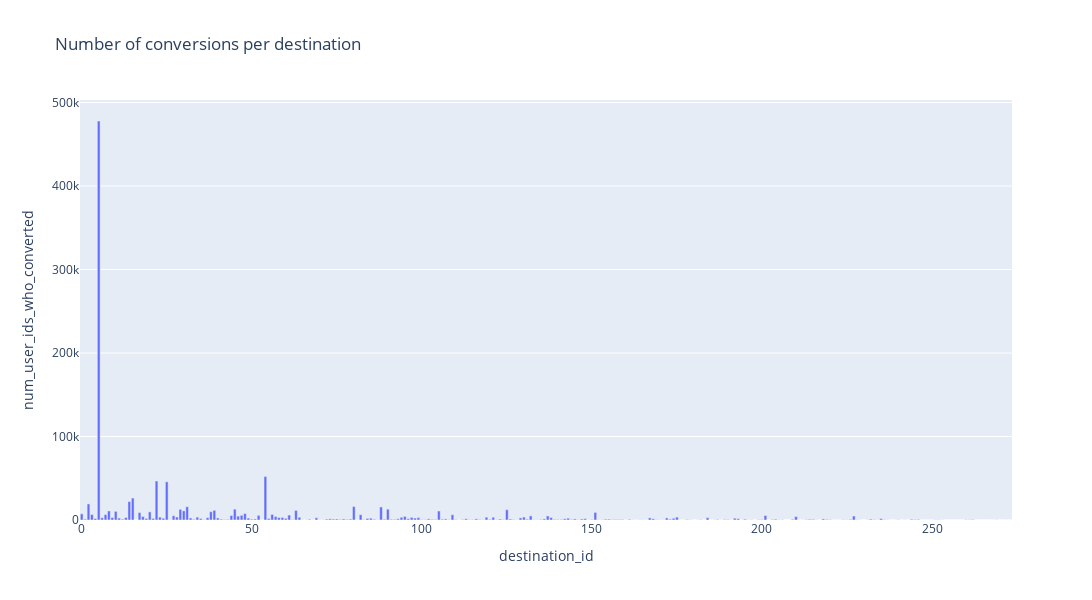
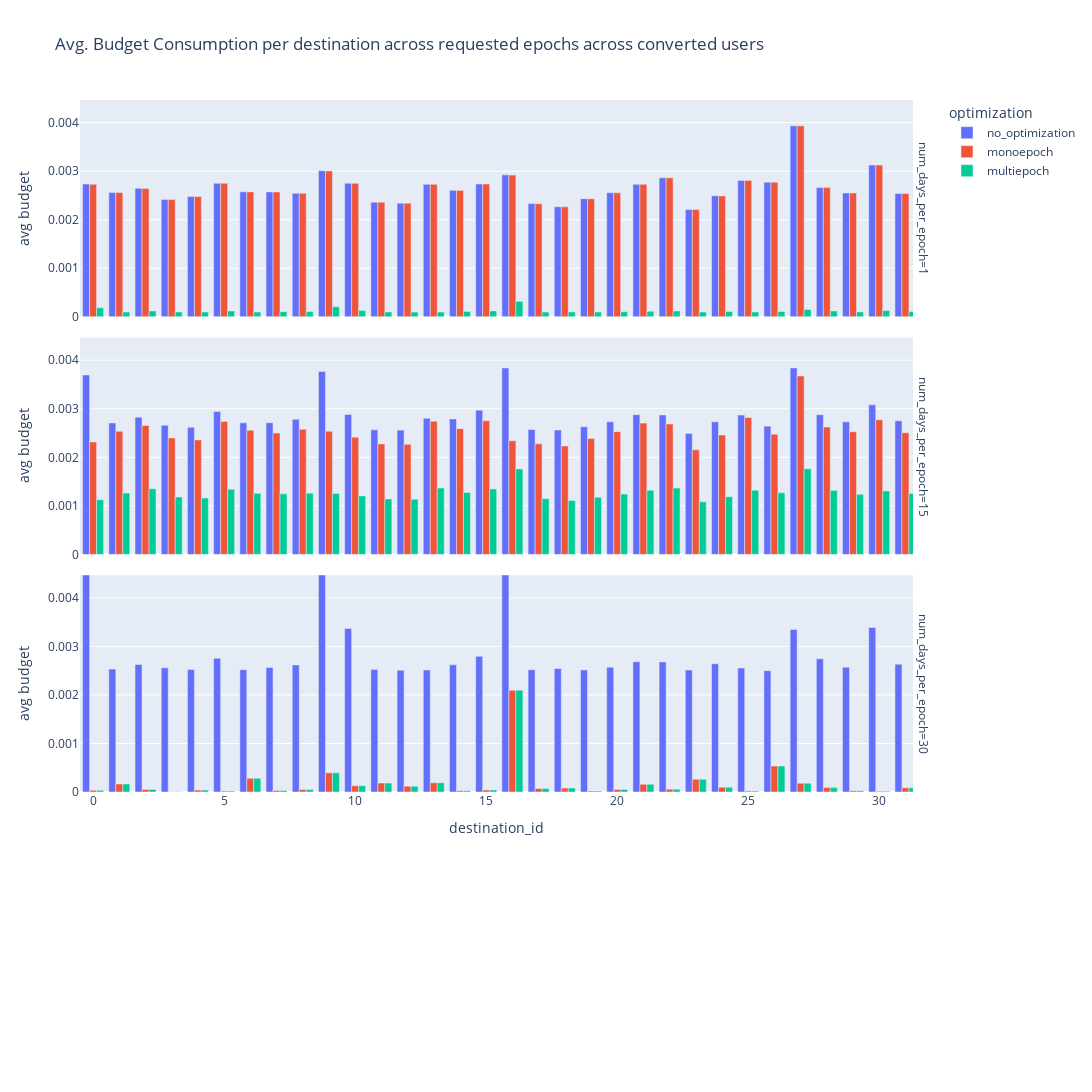
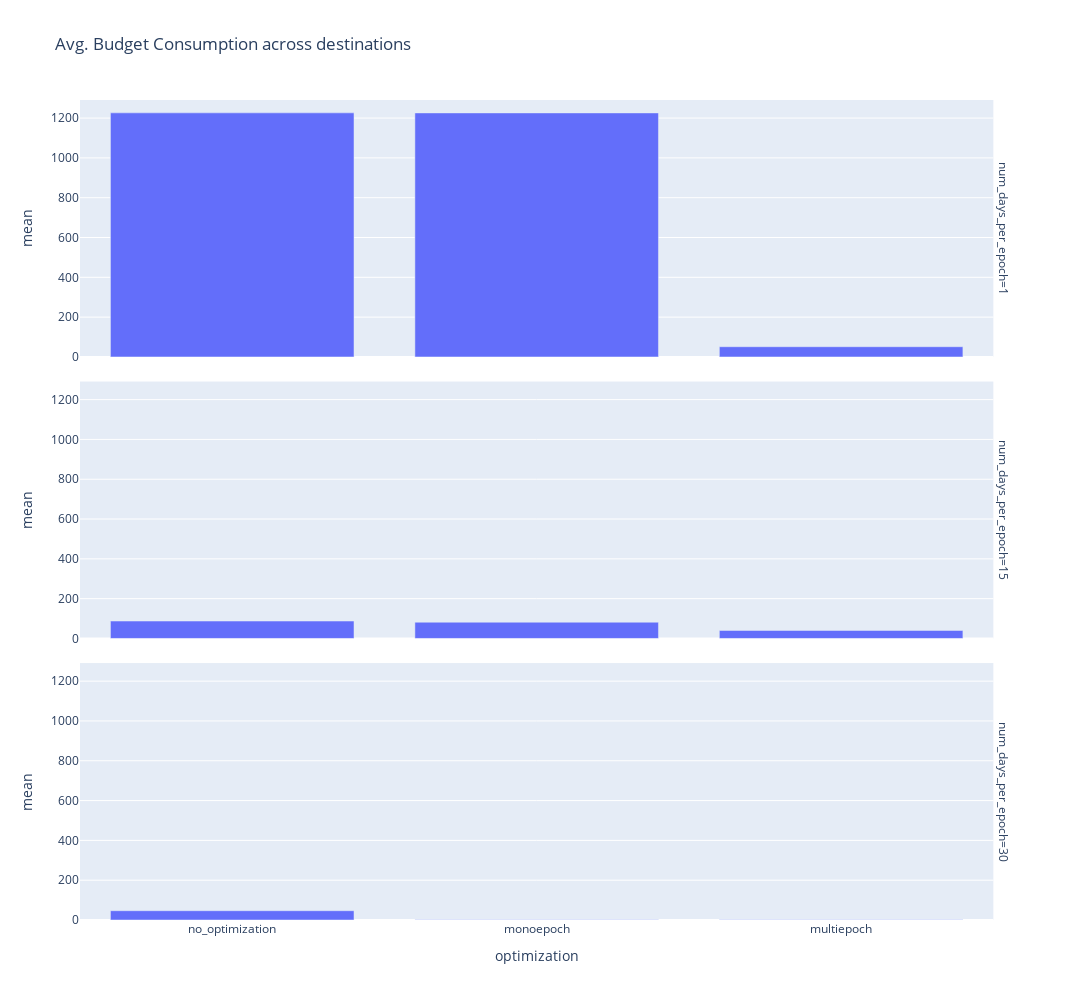
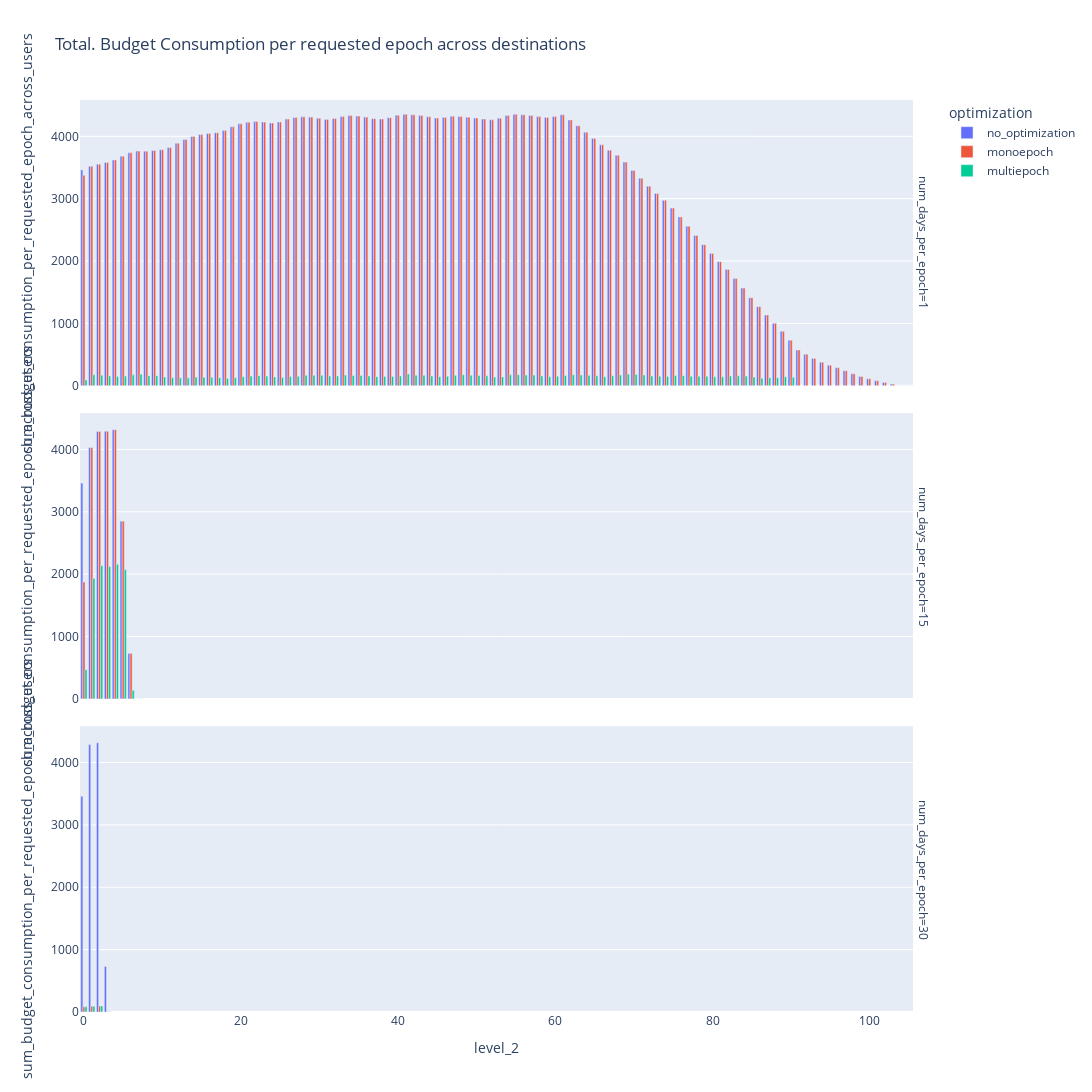

The code cell stored with these charts, in order, in its notebook:
### Code cell
plot_budget_consumption(destinations_df)

### Figure 1 — Plotly figure (JSON) as saved in the notebook; plotly's stock layout.template omitted (floating-point values rounded to 4 significant figures; data arrays with more than 128 entries replaced by an {"elided": "..."} marker saying what was removed)
{"data": [{"alignmentgroup": "True", "hovertemplate": "destination_id=%{x}<br>num_user_ids_who_converted=%{y}<extra></extra>", "legendgroup": "", "marker": {"color": "#636efa", "pattern": {"shape": ""}}, "name": "", "offsetgroup": "", "orientation": "v", "showlegend": false, "textposition": "auto", "type": "bar", "x": {"elided": "274 int values"}, "xaxis": "x", "y": {"elided": "274 int values"}, "yaxis": "y"}], "layout": {"barmode": "relative", "height": 600, "legend": {"tracegroupgap": 0}, "title": {"text": "Number of conversions per destination"}, "width": 1100, "xaxis": {"anchor": "y", "autorange": true, "domain": [0, 1], "range": [-0.5, 273.5], "title": {"text": "destination_id"}, "type": "linear"}, "yaxis": {"anchor": "x", "autorange": true, "domain": [0, 1], "range": [0, 503040], "title": {"text": "num_user_ids_who_converted"}, "type": "linear"}}}

### Figure 2 — Plotly figure (JSON) as saved in the notebook; plotly's stock layout.template omitted (floating-point values rounded to 4 significant figures; data arrays with more than 128 entries replaced by an {"elided": "..."} marker saying what was removed)
{"data": [{"alignmentgroup": "True", "hovertemplate": "optimization=no_optimization<br>num_days_per_epoch=1<br>destination_id=%{x}<br>avg_budget_consumption_across_requested_epochs_across_converted_users=%{y}<extra></extra>", "legendgroup": "no_optimization", "marker": {"color": "#636efa", "pattern": {"shape": ""}}, "name": "no_optimization", "offsetgroup": "no_optimization", "orientation": "v", "showlegend": true, "textposition": "auto", "type": "bar", "x": {"elided": "274 int values"}, "xaxis": "x3", "y": {"elided": "274 float values"}, "yaxis": "y3"}, {"alignmentgroup": "True", "hovertemplate": "optimization=no_optimization<br>num_days_per_epoch=15<br>destination_id=%{x}<br>avg_budget_consumption_across_requested_epochs_across_converted_users=%{y}<extra></extra>", "legendgroup": "no_optimization", "marker": {"color": "#636efa", "pattern": {"shape": ""}}, "name": "no_optimization", "offsetgroup": "no_optimization", "orientation": "v", "showlegend": false, "textposition": "auto", "type": "bar", "x": {"elided": "274 int values"}, "xaxis": "x2", "y": {"elided": "274 float values"}, "yaxis": "y2"}, {"alignmentgroup": "True", "hovertemplate": "optimization=no_optimization<br>num_days_per_epoch=30<br>destination_id=%{x}<br>avg_budget_consumption_across_requested_epochs_across_converted_users=%{y}<extra></extra>", "legendgroup": "no_optimization", "marker": {"color": "#636efa", "pattern": {"shape": ""}}, "name": "no_optimization", "offsetgroup": "no_optimization", "orientation": "v", "showlegend": false, "textposition": "auto", "type": "bar", "x": {"elided": "274 int values"}, "xaxis": "x", "y": {"elided": "274 float values"}, "yaxis": "y"}, {"alignmentgroup": "True", "hovertemplate": "optimization=monoepoch<br>num_days_per_epoch=1<br>destination_id=%{x}<br>avg_budget_consumption_across_requested_epochs_across_converted_users=%{y}<extra></extra>", "legendgroup": "monoepoch", "marker": {"color": "#EF553B", "pattern": {"shape": ""}}, "name": "monoepoch", "offsetgroup": "monoepoch", "orientation": "v", "showlegend": true, "textposition": "auto", "type": "bar", "x": {"elided": "274 int values"}, "xaxis": "x3", "y": {"elided": "274 float values"}, "yaxis": "y3"}, {"alignmentgroup": "True", "hovertemplate": "optimization=monoepoch<br>num_days_per_epoch=15<br>destination_id=%{x}<br>avg_budget_consumption_across_requested_epochs_across_converted_users=%{y}<extra></extra>", "legendgroup": "monoepoch", "marker": {"color": "#EF553B", "pattern": {"shape": ""}}, "name": "monoepoch", "offsetgroup": "monoepoch", "orientation": "v", "showlegend": false, "textposition": "auto", "type": "bar", "x": {"elided": "274 int values"}, "xaxis": "x2", "y": {"elided": "274 float values"}, "yaxis": "y2"}, {"alignmentgroup": "True", "hovertemplate": "optimization=monoepoch<br>num_days_per_epoch=30<br>destination_id=%{x}<br>avg_budget_consumption_across_requested_epochs_across_converted_users=%{y}<extra></extra>", "legendgroup": "monoepoch", "marker": {"color": "#EF553B", "pattern": {"shape": ""}}, "name": "monoepoch", "offsetgroup": "monoepoch", "orientation": "v", "showlegend": false, "textposition": "auto", "type": "bar", "x": {"elided": "274 int values"}, "xaxis": "x", "y": {"elided": "274 float values"}, "yaxis": "y"}, {"alignmentgroup": "True", "hovertemplate": "optimization=multiepoch<br>num_days_per_epoch=1<br>destination_id=%{x}<br>avg_budget_consumption_across_requested_epochs_across_converted_users=%{y}<extra></extra>", "legendgroup": "multiepoch", "marker": {"color": "#00cc96", "pattern": {"shape": ""}}, "name": "multiepoch", "offsetgroup": "multiepoch", "orientation": "v", "showlegend": true, "textposition": "auto", "type": "bar", "x": {"elided": "274 int values"}, "xaxis": "x3", "y": {"elided": "274 float values"}, "yaxis": "y3"}, {"alignmentgroup": "True", "hovertemplate": "optimization=multiepoch<br>num_days_per_epoch=15<br>destination_id=%{x}<br>avg_budget_consumption_across_requested_epochs_across_converted_users=%{y}<extra></extra>", "legendgroup": "multiepoch", "marker": {"color": "#00cc96", "pattern": {"shape": ""}}, "name": "multiepoch", "offsetgroup": "multiepoch", "orientation": "v", "showlegend": false, "textposition": "auto", "type": "bar", "x": {"elided": "274 int values"}, "xaxis": "x2", "y": {"elided": "274 float values"}, "yaxis": "y2"}, {"alignmentgroup": "True", "hovertemplate": "optimization=multiepoch<br>num_days_per_epoch=30<br>destination_id=%{x}<br>avg_budget_consumption_across_requested_epochs_across_converted_users=%{y}<extra></extra>", "legendgroup": "multiepoch", "marker": {"color": "#00cc96", "pattern": {"shape": ""}}, "name": "multiepoch", "offsetgroup": "multiepoch", "orientation": "v", "showlegend": false, "textposition": "auto", "type": "bar", "x": {"elided": "274 int values"}, "xaxis": "x", "y": {"elided": "274 float values"}, "yaxis": "y"}], "layout": {"annotations": [{"showarrow": false, "text": "num_days_per_epoch=30", "textangle": 90, "x": 0.98, "xanchor": "left", "xref": "paper", "y": 0.1567, "yanchor": "middle", "yref": "paper"}, {"showarrow": false, "text": "num_days_per_epoch=15", "textangle": 90, "x": 0.98, "xanchor": "left", "xref": "paper", "y": 0.5, "yanchor": "middle", "yref": "paper"}, {"showarrow": false, "text": "num_days_per_epoch=1", "textangle": 90, "x": 0.98, "xanchor": "left", "xref": "paper", "y": 0.8433, "yanchor": "middle", "yref": "paper"}], "barmode": "group", "height": 1600, "legend": {"title": {"text": "optimization"}, "tracegroupgap": 0}, "margin": {"b": 300}, "title": {"text": "Avg. Budget Consumption per destination across requested epochs across converted users"}, "width": 1100, "xaxis": {"anchor": "y", "autorange": false, "domain": [0, 0.98], "range": [-0.5, 31.29], "title": {"text": "destination_id"}, "type": "linear"}, "xaxis2": {"anchor": "y2", "autorange": false, "domain": [0, 0.98], "matches": "x", "range": [-0.5, 31.29], "showticklabels": false, "type": "linear"}, "xaxis3": {"anchor": "y3", "autorange": false, "domain": [0, 0.98], "matches": "x", "range": [-0.5, 31.29], "showticklabels": false, "type": "linear"}, "yaxis": {"anchor": "x", "autorange": false, "domain": [0, 0.3133], "range": [0, 0.004467], "title": {"text": "avg budget"}, "type": "linear"}, "yaxis2": {"anchor": "x2", "autorange": false, "domain": [0.3433, 0.6567], "matches": "y", "range": [0, 0.004467], "title": {"text": "avg budget"}, "type": "linear"}, "yaxis3": {"anchor": "x3", "autorange": false, "domain": [0.6867, 1.0], "matches": "y", "range": [0, 0.004467], "title": {"text": "avg budget"}, "type": "linear"}}}

### Figure 3 — Plotly figure (JSON) as saved in the notebook; plotly's stock layout.template omitted (floating-point values rounded to 4 significant figures)
{"data": [{"alignmentgroup": "True", "hovertemplate": "num_days_per_epoch=1<br>optimization=%{x}<br>mean=%{y}<extra></extra>", "legendgroup": "", "marker": {"color": "#636efa", "pattern": {"shape": ""}}, "name": "", "offsetgroup": "", "orientation": "v", "showlegend": false, "textposition": "auto", "type": "bar", "x": ["no_optimization", "monoepoch", "multiepoch"], "xaxis": "x3", "y": [1226.0, 1226.0, 51.31], "yaxis": "y3"}, {"alignmentgroup": "True", "hovertemplate": "num_days_per_epoch=15<br>optimization=%{x}<br>mean=%{y}<extra></extra>", "legendgroup": "", "marker": {"color": "#636efa", "pattern": {"shape": ""}}, "name": "", "offsetgroup": "", "orientation": "v", "showlegend": false, "textposition": "auto", "type": "bar", "x": ["no_optimization", "monoepoch", "multiepoch"], "xaxis": "x2", "y": [87.46, 81.67, 40.24], "yaxis": "y2"}, {"alignmentgroup": "True", "hovertemplate": "num_days_per_epoch=30<br>optimization=%{x}<br>mean=%{y}<extra></extra>", "legendgroup": "", "marker": {"color": "#636efa", "pattern": {"shape": ""}}, "name": "", "offsetgroup": "", "orientation": "v", "showlegend": false, "textposition": "auto", "type": "bar", "x": ["no_optimization", "monoepoch", "multiepoch"], "xaxis": "x", "y": [46.7, 1.0, 1.0], "yaxis": "y"}], "layout": {"annotations": [{"showarrow": false, "text": "num_days_per_epoch=30", "textangle": 90, "x": 0.98, "xanchor": "left", "xref": "paper", "y": 0.1567, "yanchor": "middle", "yref": "paper"}, {"showarrow": false, "text": "num_days_per_epoch=15", "textangle": 90, "x": 0.98, "xanchor": "left", "xref": "paper", "y": 0.5, "yanchor": "middle", "yref": "paper"}, {"showarrow": false, "text": "num_days_per_epoch=1", "textangle": 90, "x": 0.98, "xanchor": "left", "xref": "paper", "y": 0.8433, "yanchor": "middle", "yref": "paper"}], "barmode": "relative", "height": 1000, "legend": {"tracegroupgap": 0}, "title": {"text": "Avg. Budget Consumption across destinations"}, "width": 1100, "xaxis": {"anchor": "y", "autorange": true, "domain": [0, 0.98], "range": [-0.5, 2.5], "title": {"text": "optimization"}, "type": "category"}, "xaxis2": {"anchor": "y2", "autorange": true, "domain": [0, 0.98], "matches": "x", "range": [-0.5, 2.5], "showticklabels": false, "type": "category"}, "xaxis3": {"anchor": "y3", "autorange": true, "domain": [0, 0.98], "matches": "x", "range": [-0.5, 2.5], "showticklabels": false, "type": "category"}, "yaxis": {"anchor": "x", "autorange": true, "domain": [0, 0.3133], "range": [0, 1291.0], "title": {"text": "mean"}, "type": "linear"}, "yaxis2": {"anchor": "x2", "autorange": true, "domain": [0.3433, 0.6567], "matches": "y", "range": [0, 1291.0], "title": {"text": "mean"}, "type": "linear"}, "yaxis3": {"anchor": "x3", "autorange": true, "domain": [0.6867, 1.0], "matches": "y", "range": [0, 1291.0], "title": {"text": "mean"}, "type": "linear"}}}

### Figure 4 — Plotly figure (JSON) as saved in the notebook; plotly's stock layout.template omitted (floating-point values rounded to 4 significant figures)
{"data": [{"alignmentgroup": "True", "hovertemplate": "optimization=no_optimization<br>num_days_per_epoch=1<br>level_2=%{x}<br>sum_budget_consumption_per_requested_epoch_across_users=%{y}<extra></extra>", "legendgroup": "no_optimization", "marker": {"color": "#636efa", "pattern": {"shape": ""}}, "name": "no_optimization", "offsetgroup": "no_optimization", "orientation": "v", "showlegend": true, "textposition": "auto", "type": "bar", "x": [0, 1, 2, 3, 4, 5, 6, 7, 8, 9, 10, 11, 12, 13, 14, 15, 16, 17, 18, 19, 20, 21, 22, 23, 24, 25, 26, 27, 28, 29, 30, 31, 32, 33, 34, 35, 36, 37, 38, 39, 40, 41, 42, 43, 44, 45, 46, 47, 48, 49, 50, 51, 52, 53, 54, 55, 56, 57, 58, 59, 60, 61, 62, 63, 64, 65, 66, 67, 68, 69, 70, 71, 72, 73, 74, 75, 76, 77, 78, 79, 80, 81, 82, 83, 84, 85, 86, 87, 88, 89, 90, 91, 92, 93, 94, 95, 96, 97, 98, 99, 100, 101, 102, 103, 104, 105], "xaxis": "x3", "y": [3461.0, 3520.0, 3553.0, 3579.0, 3621.0, 3681.0, 3736.0, 3764.0, 3762.0, 3773.0, 3783.0, 3821.0, 3890.0, 3948.0, 3998.0, 4029.0, 4045.0, 4057.0, 4091.0, 4153.0, 4200.0, 4224.0, 4237.0, 4228.0, 4212.0, 4229.0, 4277.0, 4301.0, 4313.0, 4308.0, 4288.0, 4270.0, 4285.0, 4317.0, 4332.0, 4324.0, 4308.0, 4284.0, 4278.0, 4298.0, 4339.0, 4353.0, 4344.0, 4332.0, 4312.0, 4292.0, 4300.0, 4323.0, 4317.0, 4308.0, 4295.0, 4277.0, 4264.0, 4291.0, 4333.0, 4353.0, 4345.0, 4333.0, 4316.0, 4301.0, 4316.0, 4344.0, 4263.0, 4169.0, 4066.0, 3966.0, 3863.0, 3777.0, 3696.0, 3586.0, 3454.0, 3327.0, 3198.0, 3082.0, 2973.0, 2850.0, 2708.0, 2556.0, 2411.0, 2262.0, 2122.0, 1990.0, 1864.0, 1718.0, 1566.0, 1413.0, 1268.0, 1135.0, 1000.0, 874.1, 729.3, 574.2, 504.6, 436.4, 378.5, 330.0, 288.6, 242.4, 192.6, 149.8, 112.2, 79.53, 52.87, 27.59, 0.35, 0.01], "yaxis": "y3"}, {"alignmentgroup": "True", "hovertemplate": "optimization=no_optimization<br>num_days_per_epoch=15<br>level_2=%{x}<br>sum_budget_consumption_per_requested_epoch_across_users=%{y}<extra></extra>", "legendgroup": "no_optimization", "marker": {"color": "#636efa", "pattern": {"shape": ""}}, "name": "no_optimization", "offsetgroup": "no_optimization", "orientation": "v", "showlegend": false, "textposition": "auto", "type": "bar", "x": [0, 1, 2, 3, 4, 5, 6, 7], "xaxis": "x2", "y": [3461.0, 4029.0, 4288.0, 4292.0, 4316.0, 2850.0, 729.3, 0.01], "yaxis": "y2"}, {"alignmentgroup": "True", "hovertemplate": "optimization=no_optimization<br>num_days_per_epoch=30<br>level_2=%{x}<br>sum_budget_consumption_per_requested_epoch_across_users=%{y}<extra></extra>", "legendgroup": "no_optimization", "marker": {"color": "#636efa", "pattern": {"shape": ""}}, "name": "no_optimization", "offsetgroup": "no_optimization", "orientation": "v", "showlegend": false, "textposition": "auto", "type": "bar", "x": [0, 1, 2, 3], "xaxis": "x", "y": [3461.0, 4288.0, 4316.0, 729.3], "yaxis": "y"}, {"alignmentgroup": "True", "hovertemplate": "optimization=monoepoch<br>num_days_per_epoch=1<br>level_2=%{x}<br>sum_budget_consumption_per_requested_epoch_across_users=%{y}<extra></extra>", "legendgroup": "monoepoch", "marker": {"color": "#EF553B", "pattern": {"shape": ""}}, "name": "monoepoch", "offsetgroup": "monoepoch", "orientation": "v", "showlegend": true, "textposition": "auto", "type": "bar", "x": [0, 1, 2, 3, 4, 5, 6, 7, 8, 9, 10, 11, 12, 13, 14, 15, 16, 17, 18, 19, 20, 21, 22, 23, 24, 25, 26, 27, 28, 29, 30, 31, 32, 33, 34, 35, 36, 37, 38, 39, 40, 41, 42, 43, 44, 45, 46, 47, 48, 49, 50, 51, 52, 53, 54, 55, 56, 57, 58, 59, 60, 61, 62, 63, 64, 65, 66, 67, 68, 69, 70, 71, 72, 73, 74, 75, 76, 77, 78, 79, 80, 81, 82, 83, 84, 85, 86, 87, 88, 89, 90, 91, 92, 93, 94, 95, 96, 97, 98, 99, 100, 101, 102, 103, 104, 105], "xaxis": "x3", "y": [3376.0, 3520.0, 3553.0, 3579.0, 3621.0, 3681.0, 3736.0, 3764.0, 3762.0, 3773.0, 3783.0, 3821.0, 3890.0, 3948.0, 3998.0, 4029.0, 4045.0, 4057.0, 4091.0, 4153.0, 4200.0, 4224.0, 4237.0, 4228.0, 4212.0, 4229.0, 4277.0, 4301.0, 4313.0, 4308.0, 4288.0, 4270.0, 4285.0, 4317.0, 4332.0, 4324.0, 4308.0, 4284.0, 4278.0, 4298.0, 4339.0, 4353.0, 4344.0, 4332.0, 4312.0, 4292.0, 4300.0, 4323.0, 4317.0, 4308.0, 4295.0, 4277.0, 4264.0, 4291.0, 4333.0, 4353.0, 4345.0, 4333.0, 4316.0, 4301.0, 4316.0, 4344.0, 4263.0, 4169.0, 4066.0, 3966.0, 3863.0, 3777.0, 3696.0, 3586.0, 3454.0, 3327.0, 3198.0, 3082.0, 2973.0, 2850.0, 2708.0, 2556.0, 2411.0, 2262.0, 2122.0, 1990.0, 1864.0, 1718.0, 1566.0, 1413.0, 1268.0, 1135.0, 1000.0, 874.1, 729.3, 574.2, 504.6, 436.4, 378.5, 330.0, 288.6, 242.4, 192.6, 149.8, 112.2, 79.53, 52.87, 27.59, 0.35, 0.01], "yaxis": "y3"}, {"alignmentgroup": "True", "hovertemplate": "optimization=monoepoch<br>num_days_per_epoch=15<br>level_2=%{x}<br>sum_budget_consumption_per_requested_epoch_across_users=%{y}<extra></extra>", "legendgroup": "monoepoch", "marker": {"color": "#EF553B", "pattern": {"shape": ""}}, "name": "monoepoch", "offsetgroup": "monoepoch", "orientation": "v", "showlegend": false, "textposition": "auto", "type": "bar", "x": [0, 1, 2, 3, 4, 5, 6, 7], "xaxis": "x2", "y": [1875.0, 4029.0, 4288.0, 4292.0, 4316.0, 2850.0, 729.3, 0.01], "yaxis": "y2"}, {"alignmentgroup": "True", "hovertemplate": "optimization=monoepoch<br>num_days_per_epoch=30<br>level_2=%{x}<br>sum_budget_consumption_per_requested_epoch_across_users=%{y}<extra></extra>", "legendgroup": "monoepoch", "marker": {"color": "#EF553B", "pattern": {"shape": ""}}, "name": "monoepoch", "offsetgroup": "monoepoch", "orientation": "v", "showlegend": false, "textposition": "auto", "type": "bar", "x": [0, 1, 2, 3], "xaxis": "x", "y": [82.37, 92.29, 95.49, 3.926], "yaxis": "y"}, {"alignmentgroup": "True", "hovertemplate": "optimization=multiepoch<br>num_days_per_epoch=1<br>level_2=%{x}<br>sum_budget_consumption_per_requested_epoch_across_users=%{y}<extra></extra>", "legendgroup": "multiepoch", "marker": {"color": "#00cc96", "pattern": {"shape": ""}}, "name": "multiepoch", "offsetgroup": "multiepoch", "orientation": "v", "showlegend": true, "textposition": "auto", "type": "bar", "x": [0, 1, 2, 3, 4, 5, 6, 7, 8, 9, 10, 11, 12, 13, 14, 15, 16, 17, 18, 19, 20, 21, 22, 23, 24, 25, 26, 27, 28, 29, 30, 31, 32, 33, 34, 35, 36, 37, 38, 39, 40, 41, 42, 43, 44, 45, 46, 47, 48, 49, 50, 51, 52, 53, 54, 55, 56, 57, 58, 59, 60, 61, 62, 63, 64, 65, 66, 67, 68, 69, 70, 71, 72, 73, 74, 75, 76, 77, 78, 79, 80, 81, 82, 83, 84, 85, 86, 87, 88, 89, 90, 91, 92, 93, 94, 95, 96, 97, 98, 99, 100, 101, 102, 103, 104, 105], "xaxis": "x3", "y": [91.84, 176.8, 169.6, 158.0, 147.6, 154.8, 174.9, 184.1, 160.9, 160.7, 141.2, 126.8, 126.7, 126.6, 138.6, 137.7, 135.5, 130.0, 118.0, 128.9, 145.3, 154.8, 161.1, 154.9, 142.4, 133.9, 147.7, 154.0, 169.0, 169.0, 167.1, 155.2, 155.1, 170.7, 166.0, 165.4, 158.3, 146.1, 147.9, 147.0, 157.1, 189.1, 166.7, 167.8, 157.2, 145.0, 151.1, 167.1, 175.4, 170.5, 166.0, 159.6, 138.7, 141.6, 174.8, 178.1, 171.6, 172.4, 158.2, 144.8, 153.2, 163.3, 178.0, 173.9, 166.6, 159.6, 144.6, 159.1, 173.7, 186.6, 179.9, 172.8, 155.8, 153.1, 149.1, 165.3, 161.3, 152.9, 151.5, 151.0, 143.0, 142.9, 155.2, 159.4, 154.6, 141.5, 120.1, 129.4, 126.6, 144.4, 136.5, 1.36, 0, 0, 0, 0, 0, 0, 0, 0, 0, 0, 0, 0, 0, 0], "yaxis": "y3"}, {"alignmentgroup": "True", "hovertemplate": "optimization=multiepoch<br>num_days_per_epoch=15<br>level_2=%{x}<br>sum_budget_consumption_per_requested_epoch_across_users=%{y}<extra></extra>", "legendgroup": "multiepoch", "marker": {"color": "#00cc96", "pattern": {"shape": ""}}, "name": "multiepoch", "offsetgroup": "multiepoch", "orientation": "v", "showlegend": false, "textposition": "auto", "type": "bar", "x": [0, 1, 2, 3, 4, 5, 6, 7], "xaxis": "x2", "y": [467.1, 1931.0, 2135.0, 2122.0, 2158.0, 2073.0, 137.8, 0], "yaxis": "y2"}, {"alignmentgroup": "True", "hovertemplate": "optimization=multiepoch<br>num_days_per_epoch=30<br>level_2=%{x}<br>sum_budget_consumption_per_requested_epoch_across_users=%{y}<extra></extra>", "legendgroup": "multiepoch", "marker": {"color": "#00cc96", "pattern": {"shape": ""}}, "name": "multiepoch", "offsetgroup": "multiepoch", "orientation": "v", "showlegend": false, "textposition": "auto", "type": "bar", "x": [0, 1, 2, 3], "xaxis": "x", "y": [82.37, 92.29, 95.49, 3.926], "yaxis": "y"}], "layout": {"annotations": [{"showarrow": false, "text": "num_days_per_epoch=30", "textangle": 90, "x": 0.98, "xanchor": "left", "xref": "paper", "y": 0.1567, "yanchor": "middle", "yref": "paper"}, {"showarrow": false, "text": "num_days_per_epoch=15", "textangle": 90, "x": 0.98, "xanchor": "left", "xref": "paper", "y": 0.5, "yanchor": "middle", "yref": "paper"}, {"showarrow": false, "text": "num_days_per_epoch=1", "textangle": 90, "x": 0.98, "xanchor": "left", "xref": "paper", "y": 0.8433, "yanchor": "middle", "yref": "paper"}], "barmode": "group", "height": 1600, "legend": {"title": {"text": "optimization"}, "tracegroupgap": 0}, "title": {"text": "Total. Budget Consumption per requested epoch across destinations"}, "width": 1100, "xaxis": {"anchor": "y", "autorange": true, "domain": [0, 0.98], "range": [-0.5, 105.5], "title": {"text": "level_2"}, "type": "linear"}, "xaxis2": {"anchor": "y2", "autorange": true, "domain": [0, 0.98], "matches": "x", "range": [-0.5, 105.5], "showticklabels": false, "type": "linear"}, "xaxis3": {"anchor": "y3", "autorange": true, "domain": [0, 0.98], "matches": "x", "range": [-0.5, 105.5], "showticklabels": false, "type": "linear"}, "yaxis": {"anchor": "x", "autorange": true, "domain": [0, 0.3133], "range": [0, 4582.0], "title": {"text": "sum_budget_consumption_per_requested_epoch_across_users"}, "type": "linear"}, "yaxis2": {"anchor": "x2", "autorange": true, "domain": [0.3433, 0.6567], "matches": "y", "range": [0, 4582.0], "title": {"text": "sum_budget_consumption_per_requested_epoch_across_users"}, "type": "linear"}, "yaxis3": {"anchor": "x3", "autorange": true, "domain": [0.6867, 1.0], "matches": "y", "range": [0, 4582.0], "title": {"text": "sum_budget_consumption_per_requested_epoch_across_users"}, "type": "linear"}}}
